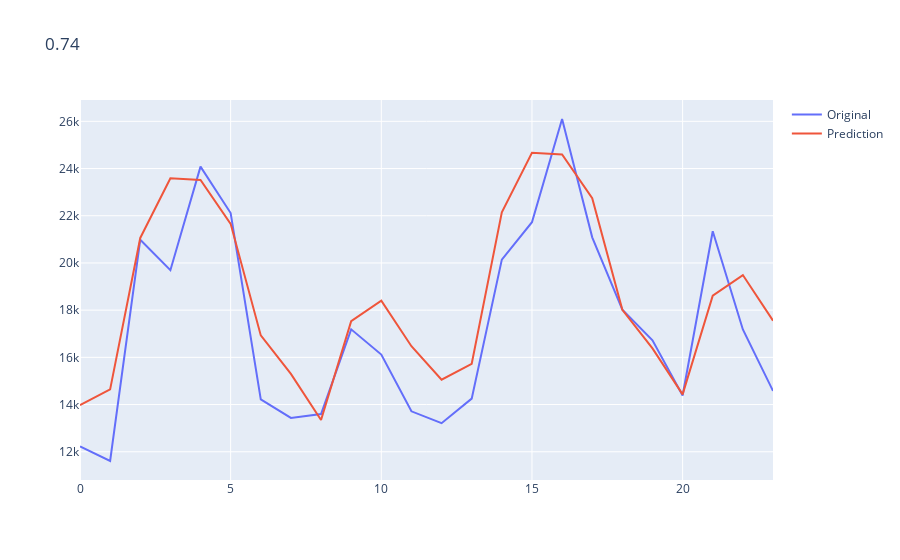

Notebook code for this chart:
### Code cell
pred_test=mod_fit.forecast(len(test))
plot(test,pred_test)

### Figure 1 — Plotly figure (JSON) as saved in the notebook; plotly's stock layout.template omitted (floating-point values rounded to 4 significant figures)
{"data": [{"name": "Original", "type": "scatter", "y": [12225, 11608, 20985, 19692, 24081, 22114, 14220, 13434, 13598, 17187, 16119, 13713, 13210, 14251, 20139, 21725, 26099, 21084, 18024, 16722, 14385, 21342, 17180, 14577]}, {"name": "Prediction", "type": "scatter", "y": [13970.0, 14640.0, 21060.0, 23590.0, 23520.0, 21660.0, 16930.0, 15300.0, 13350.0, 17530.0, 18400.0, 16470.0, 15050.0, 15730.0, 22140.0, 24670.0, 24600.0, 22740.0, 18010.0, 16380.0, 14430.0, 18620.0, 19490.0, 17550.0]}], "layout": {"title": {"text": "0.74"}}}
